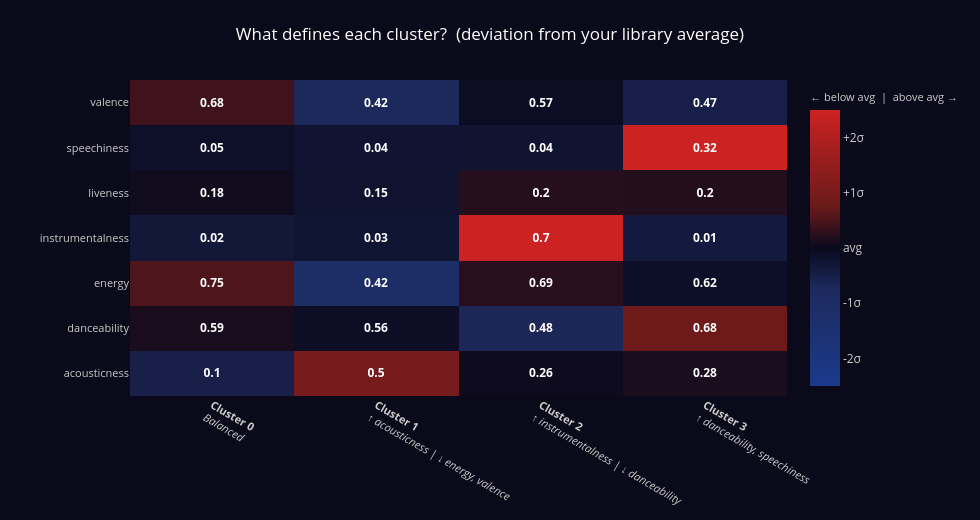

The notebook cell saved with this chart:
### Code cell
# ── Interactive Cluster Feature Heatmap ──────────────────────────────
# Each cell = how far that feature deviates from YOUR library average.
# Red = above avg, Blue = below avg. Hover a cell for exact values.

overall_mean  = df[AUDIO_FEATURES].mean()
overall_std   = df[AUDIO_FEATURES].std().replace(0, 1e-9)
cluster_means = df.groupby('cluster')[AUDIO_FEATURES].mean()
z_df          = (cluster_means - overall_mean) / overall_std

THRESHOLD = 0.55
cluster_labels = {}
for cid, row in z_df.iterrows():
    highs = [f for f in AUDIO_FEATURES if row[f] >  THRESHOLD]
    lows  = [f for f in AUDIO_FEATURES if row[f] < -THRESHOLD]
    parts = []
    if highs: parts.append('\u2191 ' + ', '.join(highs))
    if lows:  parts.append('\u2193 ' + ', '.join(lows))
    cluster_labels[cid] = ' | '.join(parts) if parts else 'Balanced'

# Hover text: cluster value vs library average per cell
hover_text = [
    [f'<b>{feat}</b><br>'
     f'Cluster {cid}: {cluster_means.loc[cid, feat]:.2f}<br>'
     f'Library avg: {overall_mean[feat]:.2f}<br>'
     f'z-score: {z_df.loc[cid, feat]:+.2f}'
     for cid in z_df.index]
    for feat in AUDIO_FEATURES
]

fig_heat = go.Figure(go.Heatmap(
    z=z_df.values.T,
    x=[f'Cluster {cid}' for cid in z_df.index],
    y=AUDIO_FEATURES,
    colorscale=[[0.0,'#1a3a8b'],[0.35,'#1e2a5e'],[0.5,'#0a0a1e'],[0.65,'#6b1a1a'],[1.0,'#cc2222']],
    zmid=0, zmin=-2.5, zmax=2.5,
    text=cluster_means.values.T.round(2),
    texttemplate='<b>%{text}</b>',
    hovertext=hover_text,
    hovertemplate='%{hovertext}<extra></extra>',
    colorbar=dict(
        title=dict(text='\u2190 below avg  |  above avg \u2192',
                   font=dict(color='#cccccc', size=11)),
        tickfont=dict(color='#cccccc'),
        tickvals=[-2, -1, 0, 1, 2],
        ticktext=['-2\u03c3', '-1\u03c3', 'avg', '+1\u03c3', '+2\u03c3'],
    ),
))

# Personality labels as x-axis tick annotations
fig_heat.update_xaxes(
    tickvals=list(range(len(z_df))),
    ticktext=[f'<b>Cluster {cid}</b><br><i>{cluster_labels[cid]}</i>' for cid in z_df.index],
    tickfont=dict(size=11, color='#cccccc'),
    showgrid=False,
)
fig_heat.update_yaxes(tickfont=dict(size=11, color='#cccccc'), showgrid=False)

fig_heat.update_layout(
    title=dict(text='What defines each cluster?  (deviation from your library average)',
               font=dict(size=17, color='white'), x=0.5),
    paper_bgcolor=SPACE_BG, plot_bgcolor=SPACE_BG,
    font=dict(color='#cccccc'),
    width=980, height=520,
    margin=dict(l=130, r=20, t=80, b=100),
    hoverlabel=dict(bgcolor='rgba(10,10,30,0.92)', bordercolor='rgba(255,255,255,0.3)',
                    font=dict(size=12, color='white')),
)
fig_heat.show()
print('cluster_labels ready for universe charts.')

### Figure 1 — Plotly figure (JSON) as saved in the notebook; plotly's stock layout.template omitted (floating-point values rounded to 4 significant figures)
{"data": [{"colorbar": {"tickfont": {"color": "#cccccc"}, "ticktext": ["-2σ", "-1σ", "avg", "+1σ", "+2σ"], "tickvals": [-2, -1, 0, 1, 2], "title": {"font": {"color": "#cccccc", "size": 11}, "text": "← below avg  |  above avg →"}}, "colorscale": [[0, "#1a3a8b"], [0.35, "#1e2a5e"], [0.5, "#0a0a1e"], [0.65, "#6b1a1a"], [1, "#cc2222"]], "hovertemplate": "%{hovertext}<extra></extra>", "hovertext": [["<b>acousticness</b><br>Cluster 0: 0.10<br>Library avg: 0.24<br>z-score: -0.51", "<b>acousticness</b><br>Cluster 1: 0.50<br>Library avg: 0.24<br>z-score: +0.94", "<b>acousticness</b><br>Cluster 2: 0.26<br>Library avg: 0.24<br>z-score: +0.04", "<b>acousticness</b><br>Cluster 3: 0.28<br>Library avg: 0.24<br>z-score: +0.13"], ["<b>danceability</b><br>Cluster 0: 0.59<br>Library avg: 0.57<br>z-score: +0.11", "<b>danceability</b><br>Cluster 1: 0.56<br>Library avg: 0.57<br>z-score: -0.10", "<b>danceability</b><br>Cluster 2: 0.48<br>Library avg: 0.57<br>z-score: -0.67", "<b>danceability</b><br>Cluster 3: 0.68<br>Library avg: 0.57<br>z-score: +0.80"], ["<b>energy</b><br>Cluster 0: 0.75<br>Library avg: 0.64<br>z-score: +0.53", "<b>energy</b><br>Cluster 1: 0.42<br>Library avg: 0.64<br>z-score: -1.07", "<b>energy</b><br>Cluster 2: 0.69<br>Library avg: 0.64<br>z-score: +0.24", "<b>energy</b><br>Cluster 3: 0.62<br>Library avg: 0.64<br>z-score: -0.13"], ["<b>instrumentalness</b><br>Cluster 0: 0.02<br>Library avg: 0.09<br>z-score: -0.32", "<b>instrumentalness</b><br>Cluster 1: 0.03<br>Library avg: 0.09<br>z-score: -0.26", "<b>instrumentalness</b><br>Cluster 2: 0.70<br>Library avg: 0.09<br>z-score: +2.83", "<b>instrumentalness</b><br>Cluster 3: 0.01<br>Library avg: 0.09<br>z-score: -0.37"], ["<b>liveness</b><br>Cluster 0: 0.18<br>Library avg: 0.17<br>z-score: +0.06", "<b>liveness</b><br>Cluster 1: 0.15<br>Library avg: 0.17<br>z-score: -0.20", "<b>liveness</b><br>Cluster 2: 0.20<br>Library avg: 0.17<br>z-score: +0.21", "<b>liveness</b><br>Cluster 3: 0.20<br>Library avg: 0.17<br>z-score: +0.18"], ["<b>speechiness</b><br>Cluster 0: 0.05<br>Library avg: 0.06<br>z-score: -0.13", "<b>speechiness</b><br>Cluster 1: 0.04<br>Library avg: 0.06<br>z-score: -0.23", "<b>speechiness</b><br>Cluster 2: 0.04<br>Library avg: 0.06<br>z-score: -0.23", "<b>speechiness</b><br>Cluster 3: 0.32<br>Library avg: 0.06<br>z-score: +4.00"], ["<b>valence</b><br>Cluster 0: 0.68<br>Library avg: 0.58<br>z-score: +0.42", "<b>valence</b><br>Cluster 1: 0.42<br>Library avg: 0.58<br>z-score: -0.71", "<b>valence</b><br>Cluster 2: 0.57<br>Library avg: 0.58<br>z-score: -0.08", "<b>valence</b><br>Cluster 3: 0.47<br>Library avg: 0.58<br>z-score: -0.48"]], "text": [[0.1, 0.5, 0.26, 0.28], [0.59, 0.56, 0.48, 0.68], [0.75, 0.42, 0.69, 0.62], [0.02, 0.03, 0.7, 0.01], [0.18, 0.15, 0.2, 0.2], [0.05, 0.04, 0.04, 0.32], [0.68, 0.42, 0.57, 0.47]], "texttemplate": "<b>%{text}</b>", "type": "heatmap", "x": ["Cluster 0", "Cluster 1", "Cluster 2", "Cluster 3"], "y": ["acousticness", "danceability", "energy", "instrumentalness", "liveness", "speechiness", "valence"], "z": [[-0.5085, 0.9433, 0.04003, 0.1276], [0.1064, -0.09573, -0.6714, 0.7956], [0.5258, -1.069, 0.2417, -0.1273], [-0.3215, -0.257, 2.825, -0.365], [0.05503, -0.2006, 0.213, 0.1821], [-0.1335, -0.2309, -0.2279, 4.004], [0.4192, -0.7094, -0.08172, -0.4776]], "zmax": 2.5, "zmid": 0, "zmin": -2.5}], "layout": {"font": {"color": "#cccccc"}, "height": 520, "hoverlabel": {"bgcolor": "rgba(10,10,30,0.92)", "bordercolor": "rgba(255,255,255,0.3)", "font": {"color": "white", "size": 12}}, "margin": {"b": 100, "l": 130, "r": 20, "t": 80}, "paper_bgcolor": "#0a0a1a", "plot_bgcolor": "#0a0a1a", "title": {"font": {"color": "white", "size": 17}, "text": "What defines each cluster?  (deviation from your library average)", "x": 0.5}, "width": 980, "xaxis": {"showgrid": false, "tickfont": {"color": "#cccccc", "size": 11}, "ticktext": ["<b>Cluster 0</b><br><i>Balanced</i>", "<b>Cluster 1</b><br><i>↑ acousticness | ↓ energy, valence</i>", "<b>Cluster 2</b><br><i>↑ instrumentalness | ↓ danceability</i>", "<b>Cluster 3</b><br><i>↑ danceability, speechiness</i>"], "tickvals": [0, 1, 2, 3]}, "yaxis": {"showgrid": false, "tickfont": {"color": "#cccccc", "size": 11}}}}
